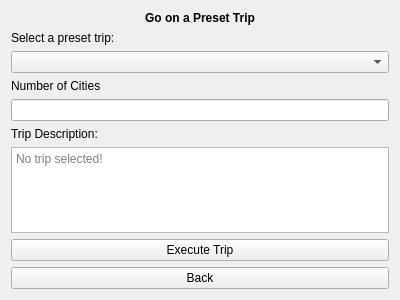
<?xml version="1.0" encoding="UTF-8"?>
<ui version="4.0">
 <class>presettripform</class>
 <widget class="QWidget" name="presettripform">
  <property name="geometry">
   <rect>
    <x>0</x>
    <y>0</y>
    <width>400</width>
    <height>300</height>
   </rect>
  </property>
  <property name="windowTitle">
   <string>Form</string>
  </property>
  <layout class="QVBoxLayout" name="verticalLayout">
   <item>
    <widget class="QLabel" name="label">
     <property name="font">
      <font>
       <weight>75</weight>
       <bold>true</bold>
      </font>
     </property>
     <property name="text">
      <string>Go on a Preset Trip</string>
     </property>
     <property name="alignment">
      <set>Qt::AlignCenter</set>
     </property>
    </widget>
   </item>
   <item>
    <widget class="QLabel" name="label_2">
     <property name="text">
      <string>Select a preset trip:</string>
     </property>
    </widget>
   </item>
   <item>
    <widget class="QComboBox" name="presetTripComboBox"/>
   </item>
   <item>
    <widget class="QLabel" name="numberCities_Label">
     <property name="text">
      <string>Number of Cities</string>
     </property>
    </widget>
   </item>
   <item>
    <widget class="QLineEdit" name="numberCities_lineEdit">
     <property name="inputMethodHints">
      <set>Qt::ImhDigitsOnly</set>
     </property>
    </widget>
   </item>
   <item>
    <widget class="QLabel" name="label_3">
     <property name="text">
      <string>Trip Description:</string>
     </property>
    </widget>
   </item>
   <item>
    <widget class="QPlainTextEdit" name="presetTripTextEdit">
     <property name="inputMethodHints">
      <set>Qt::ImhNone</set>
     </property>
     <property name="textInteractionFlags">
      <set>Qt::NoTextInteraction</set>
     </property>
     <property name="backgroundVisible">
      <bool>false</bool>
     </property>
     <property name="placeholderText">
      <string>No trip selected!</string>
     </property>
    </widget>
   </item>
   <item>
    <widget class="QPushButton" name="executeButton">
     <property name="text">
      <string>Execute Trip</string>
     </property>
    </widget>
   </item>
   <item>
    <widget class="QPushButton" name="pushButton">
     <property name="text">
      <string>Back</string>
     </property>
    </widget>
   </item>
  </layout>
 </widget>
 <resources/>
 <connections/>
</ui>
